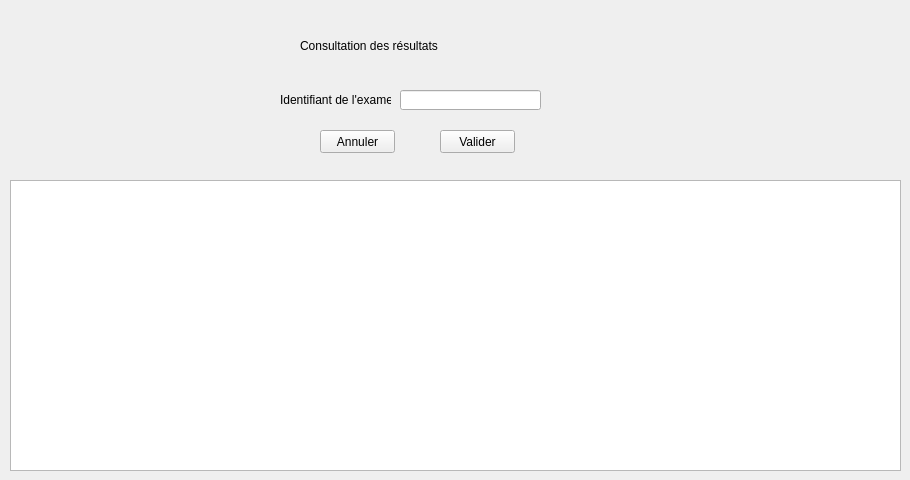
     <widget class="QWidget" name="tab_8">
      <attribute name="title">
       <string>Résultats des examens médicaux</string>
      </attribute>
      <widget class="QLineEdit" name="le_id_resultats">
       <property name="geometry">
        <rect>
         <x>400</x>
         <y>90</y>
         <width>141</width>
         <height>20</height>
        </rect>
       </property>
      </widget>
      <widget class="QLabel" name="label_39">
       <property name="geometry">
        <rect>
         <x>280</x>
         <y>90</y>
         <width>111</width>
         <height>20</height>
        </rect>
       </property>
       <property name="text">
        <string>Identifiant de l'examen</string>
       </property>
      </widget>
      <widget class="QPushButton" name="pb_resultat">
       <property name="geometry">
        <rect>
         <x>440</x>
         <y>130</y>
         <width>75</width>
         <height>23</height>
        </rect>
       </property>
       <property name="text">
        <string>Valider</string>
       </property>
      </widget>
      <widget class="QPushButton" name="pb_annuler_resultat">
       <property name="geometry">
        <rect>
         <x>320</x>
         <y>130</y>
         <width>75</width>
         <height>23</height>
        </rect>
       </property>
       <property name="text">
        <string>Annuler</string>
       </property>
      </widget>
      <widget class="QLabel" name="label_90">
       <property name="geometry">
        <rect>
         <x>300</x>
         <y>30</y>
         <width>211</width>
         <height>31</height>
        </rect>
       </property>
       <property name="styleSheet">
        <string notr="true">font: 15pt &quot;Calibri&quot;;</string>
       </property>
       <property name="text">
        <string>Consultation des résultats</string>
       </property>
      </widget>
      <widget class="QTableView" name="tab_resultats">
       <property name="geometry">
        <rect>
         <x>10</x>
         <y>180</y>
         <width>891</width>
         <height>291</height>
        </rect>
       </property>
      </widget>
     </widget>
